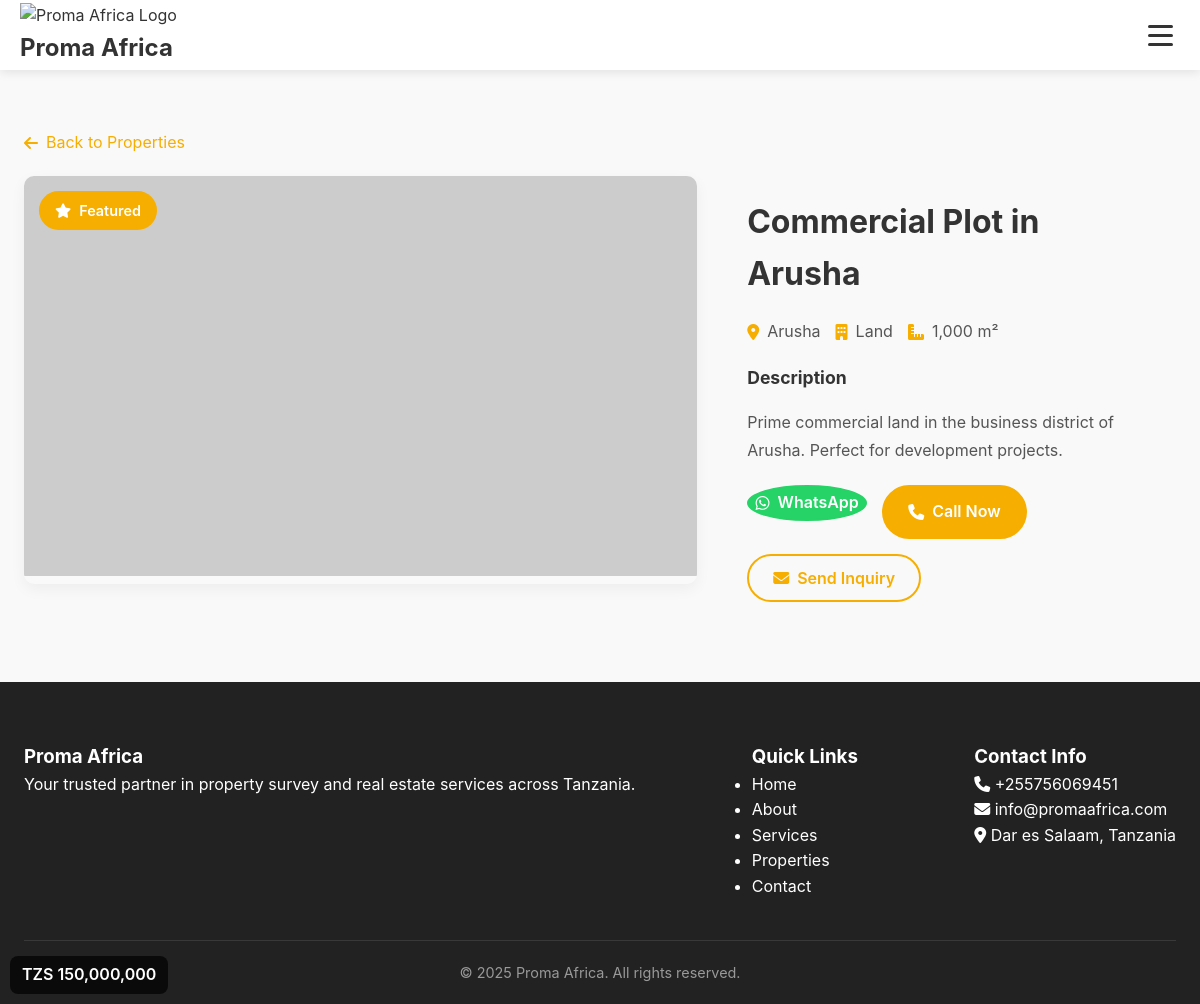
Page /sales.php?view=3 on the committed database.
### tables this page shows
CREATE TABLE IF NOT EXISTS properties (
    id INT AUTO_INCREMENT PRIMARY KEY,
    title VARCHAR(255) NOT NULL,
    description TEXT,
    property_type ENUM('house', 'apartment', 'land', 'commercial') NOT NULL,
    location VARCHAR(255) NOT NULL,
    price DECIMAL(15,2) NOT NULL,
    bedrooms INT DEFAULT 0,
    bathrooms INT DEFAULT 0,
    area DECIMAL(10,2) DEFAULT 0,
    images JSON,
    featured BOOLEAN DEFAULT FALSE,
    status ENUM('available', 'sold', 'pending') DEFAULT 'available',
    views INT DEFAULT 0,
    created_at TIMESTAMP DEFAULT CURRENT_TIMESTAMP,
    updated_at TIMESTAMP DEFAULT CURRENT_TIMESTAMP ON UPDATE CURRENT_TIMESTAMP
);

### sales.php (the view, shortened to what this page needs)
<?php
$db = Database::getInstance();
$pdo = $db->getConnection();
function isMobileDevice() {
    $userAgent = $_SERVER['HTTP_USER_AGENT'] ?? '';
    $mobileKeywords = ['Mobile', 'Android', 'iPhone', 'iPad', 'Windows Phone', 'BlackBerry'];
    return false;
}
$isMobile = isMobileDevice();
$page = max(1, intval($_GET['page'] ?? 1));
$per_page = $isMobile ? 6 : 12;
$view_property = null;
if (isset($_GET['view']) && is_numeric($_GET['view'])) {
    try {
        $stmt = $pdo->prepare("SELECT * FROM properties WHERE id = ? AND status = 'available'");
        $stmt->execute([$_GET['view']]);
        $view_property = $stmt->fetch();
    } catch(PDOException $e) {
        error_log("Error fetching property: " . $e->getMessage());
    }
}
try {
    $conditions = ["status = 'available'"];
    $params = [];
    $where_clause = implode(' AND ', $conditions);
    $order_by = "featured DESC, created_at DESC";
    $offset = ($page - 1) * $per_page;
    $sql = "SELECT * FROM properties WHERE $where_clause ORDER BY $order_by LIMIT $per_page OFFSET $offset";
    $stmt = $pdo->prepare($sql);
    $stmt->execute($params);
    $properties = $stmt->fetchAll();
    $settings_stmt = $pdo->query("SELECT setting_key, setting_value FROM settings");
    $settings = $settings_stmt->fetchAll(PDO::FETCH_KEY_PAIR);
} catch(PDOException $e) {
    $properties = [];
    $locations = [];
    $types = [];
    $total_properties = 0;
    $total_pages = 0;
    $settings = [];
    error_log("Database error in sales.php: " . $e->getMessage());
}
function getResponsiveImageUrl($imagePath, $size = 'medium') {
    return "https://via.placeholder.com/400x250/f6ae01/000000?text=Property+Image";
}
function formatPrice($price, $currency = 'TZS', $mobile = false) {
    $symbol = $currency === '$' ? '$' : 'TZS ';
    return $symbol . number_format($price);
}
function getDisplayPhone($property, $settings) {
    return $settings['contact_phone'] ?? '+255756069451';
}
?>
<!DOCTYPE html>
<html lang="en">
<head>
    <link rel="stylesheet" href="https://cdnjs.cloudflare.com/ajax/libs/font-awesome/6.4.0/css/all.min.css">
    <link rel="stylesheet" href="styles.css">
    <link rel="stylesheet" href="sales-styles.css">
</head>
<body>
    <nav class="navbar">
        <div class="container">
            <a href="index.php" class="logo">
                <img src="2.png" alt="Proma Africa Logo">
                <div class="logo-text">
                    <h1>Proma Africa</h1>
                </div>
            </a>
            <div class="hamburger-menu">
                <button class="menu-icon" id="mobileMenuToggle" aria-label="Toggle mobile menu">
                    <span></span>
                    <span></span>
                    <span></span>
                </button>
            </div>
        </div>
    </nav>
    <?php if ($view_property): ?>
        <section class="property-detail">
            <div class="container">
                <div class="breadcrumb">
                    <a href="sales.php"><i class="fas fa-arrow-left"></i> Back to Properties</a>
                </div>
                <div class="property-detail-grid">
                    <div class="property-images-section">
                        <?php
                        $images = json_decode($view_property['images'], true);
                        if (is_array($images) && !empty($images)):
                        ?>
                            <div class="main-image-container">
                                <img id="mainImage" src="<?php echo getResponsiveImageUrl($images[0]); ?>"
                                     alt="<?php echo htmlspecialchars($view_property['title']); ?>"
                                     loading="eager">
                                <?php if ($view_property['featured']): ?>
                                    <div class="featured-badge">
                                        <i class="fas fa-star"></i> Featured
                                    </div>
                                <?php endif; ?>
                            </div>
                        <?php endif; ?>
                    </div>
                    <div class="property-info-section">
                        <div class="property-header">
                            <h1><?php echo htmlspecialchars($view_property['title']); ?></h1>
                            <div class="property-price">
                                <?php echo formatPrice($view_property['price'], $view_property['currency'] ?? 'TZS', $isMobile); ?>
                            </div>
                        </div>
                        <div class="property-meta">
                            <div class="meta-item">
                                <i class="fas fa-map-marker-alt"></i>
                                <span><?php echo htmlspecialchars($view_property['location']); ?></span>
                            </div>
                            <div class="meta-item">
                                <i class="fas fa-building"></i>
                                <span><?php echo ucfirst(htmlspecialchars($view_property['property_type'])); ?></span>
                            </div>
                            <?php if ($view_property['area'] > 0): ?>
                                <div class="meta-item">
                                    <i class="fas fa-ruler-combined"></i>
                                    <span><?php echo number_format($view_property['area']); ?> m²</span>
                                </div>
                            <?php endif; ?>
                        </div>
                        <?php if (!empty($view_property['description'])): ?>
                            <div class="property-description">
                                <h3>Description</h3>
                                <p><?php echo nl2br(htmlspecialchars($view_property['description'])); ?></p>
                            </div>
                        <?php endif; ?>
                        <div class="contact-actions">
                            <a href="https://wa.me/<?php echo $settings['whatsapp_number'] ?? '255756069451'; ?>?text=Hi%2C%20I%27m%20interested%20in%20<?php echo urlencode($view_property['title']); ?>"
                               class="btn-contact btn-whatsapp" target="_blank">
                                <i class="fab fa-whatsapp"></i>
                                WhatsApp
                            </a>
                            <a href="tel:<?php echo getDisplayPhone($view_property, $settings); ?>"
                               class="btn-contact btn-call">
                                <i class="fas fa-phone"></i>
                                Call Now
                            </a>
                            <button onclick="openInquiryModal(<?php echo $view_property['id']; ?>, '<?php echo addslashes($view_property['title']); ?>')"
                                    class="btn-contact btn-inquire">
                                <i class="fas fa-envelope"></i>
                                Send Inquiry
                            </button>
                        </div>
                    </div>
                </div>
            </div>
        </section>
    <?php endif; ?>
    <footer class="footer">
        <div class="container">
            <div class="footer-content">
                <div class="footer-section">
                    <h3>Proma Africa</h3>
                    <p>Your trusted partner in property survey and real estate services across Tanzania.</p>
                </div>
                <div class="footer-section">
                    <h3>Quick Links</h3>
                    <ul>
                        <li><a href="index.php">Home</a></li>
                        <li><a href="about.php">About</a></li>
                        <li><a href="services.php">Services</a></li>
                        <li><a href="sales.php">Properties</a></li>
                        <li><a href="contact.php">Contact</a></li>
                    </ul>
                </div>
                <div class="footer-section">
                    <h3>Contact Info</h3>
                    <p><i class="fas fa-phone"></i> <?php echo $settings['contact_phone'] ?? '+255 756 069 451'; ?></p>
                    <p><i class="fas fa-envelope"></i> <?php echo $settings['contact_email'] ?? 'info@promaafrica.com'; ?></p>
                    <p><i class="fas fa-map-marker-alt"></i> <?php echo $settings['company_address'] ?? 'Dar es Salaam, Tanzania'; ?></p>
                </div>
            </div>
            <div class="footer-bottom">
                <p>&copy; <?php echo date('Y'); ?> Proma Africa. All rights reserved.</p>
            </div>
        </div>
    </footer>
</body>
</html>

### styles.css (style rules this page uses)
:root { --primary-color: #f6ae01; --primary-hover: #e29f01; --secondary-color: #0056b3; --text-dark: #333; --text-medium: #555; --text-light: #777; --bg-light: #f9f9f9; --bg-white: #fff; --shadow-sm: 0 2px 6px rgba(0, 0, 0, 0.1); --shadow-md: 0 5px 15px rgba(0, 0, 0, 0.05); --shadow-lg: 0 15px 30px rgba(0, 0, 0, 0.1); --border-radius-sm: 5px; --border-radius-md: 8px; --border-radius-lg: 10px; --border-radius-xl: 50px; --transition-fast: 0.2s ease; --transition-normal: 0.3s ease; --transition-slow: 0.4s ease; --font-size-xs: 0.8rem; --font-size-sm: 0.9rem; --font-size-md: 1rem; --font-size-lg: 1.1rem; --font-size-xl: 1.5rem; --font-size-2xl: 2rem; --font-size-3xl: 2.5rem; --font-size-4xl: 3rem; --spacing-xs: 5px; --spacing-sm: 10px; --spacing-md: 15px; --spacing-lg: 20px; --spacing-xl: 30px; --spacing-2xl: 40px; --spacing-3xl: 60px; --container-padding: 20px; --header-height: 70px; }
* { margin: 0; padding: 0; box-sizing: border-box; }
body { font-family: -apple-system, BlinkMacSystemFont, "Segoe UI", Roboto, Oxygen, Ubuntu, Cantarell, "Open Sans", "Helvetica Neue", sans-serif; line-height: 1.6; color: var(--text-dark); overflow-x: hidden; -webkit-font-smoothing: antialiased; -moz-osx-font-smoothing: grayscale; touch-action: manipulation; }
img { max-width: 100%; height: auto; }
a { text-decoration: none; color: inherit; transition: color var(--transition-normal); }
button { cursor: pointer; font-family: inherit; }
.container { width: 100%; max-width: 1200px; margin: 0 auto; padding: 0 var(--container-padding); }
.navbar { position: fixed; top: 0; left: 0; width: 100%; background-color: rgba(255, 255, 255, 0.95); box-shadow: 0 2px 10px rgba(0, 0, 0, 0.1); z-index: 1000; transition: all 0.3s ease; backdrop-filter: blur(10px); -webkit-backdrop-filter: blur(10px); height: var(--header-height); }
.navbar .container { display: flex; justify-content: space-between; align-items: center; padding: 15px var(--container-padding); height: 100%; }
.logo { margin-right: 15px; }
.logo img { height: 50px; width: auto; }
.hamburger-menu { position: relative; }
.menu-icon { cursor: pointer; font-size: 1.5rem; color: var(--text-dark); display: flex; flex-direction: column; align-items: center; justify-content: center; width: 40px; height: 40px; border-radius: 50%; transition: background-color 0.3s ease; background: none; border: none; padding: 0; }
.menu-icon span { width: 25px; height: 3px; background: var(--text-dark); margin: 3px 0; border-radius: 2px; transition: var(--transition-normal); display: block; }
.container { max-width: 1200px; margin: 0 auto; padding: var(--container-padding); }
.footer { background-color: #222; color: var(--bg-white); padding: var(--spacing-3xl) 0 var(--spacing-lg); }
.footer-content { display: flex; flex-wrap: wrap; justify-content: space-between; gap: var(--spacing-2xl); margin-bottom: var(--spacing-2xl); }
.footer-bottom { text-align: center; padding-top: var(--spacing-lg); border-top: 1px solid rgba(255, 255, 255, 0.1); font-size: var(--font-size-sm); color: #999; }
.container { max-width: 1200px; margin: 0 auto; padding: 0 1.5rem; }

### rows in the picture
properties: title "Commercial Plot in Arusha", price "TZS 150,000,000", location "Arusha", property_type "Land", area "1,000", description "Prime commercial land in the business district of Arusha. Perfect for development projects."

### other values in the picture
$settings['contact_phone'] "+255756069451"
$settings['contact_email'] "info@promaafrica.com"
$settings['company_address'] "Dar es Salaam, Tanzania"
